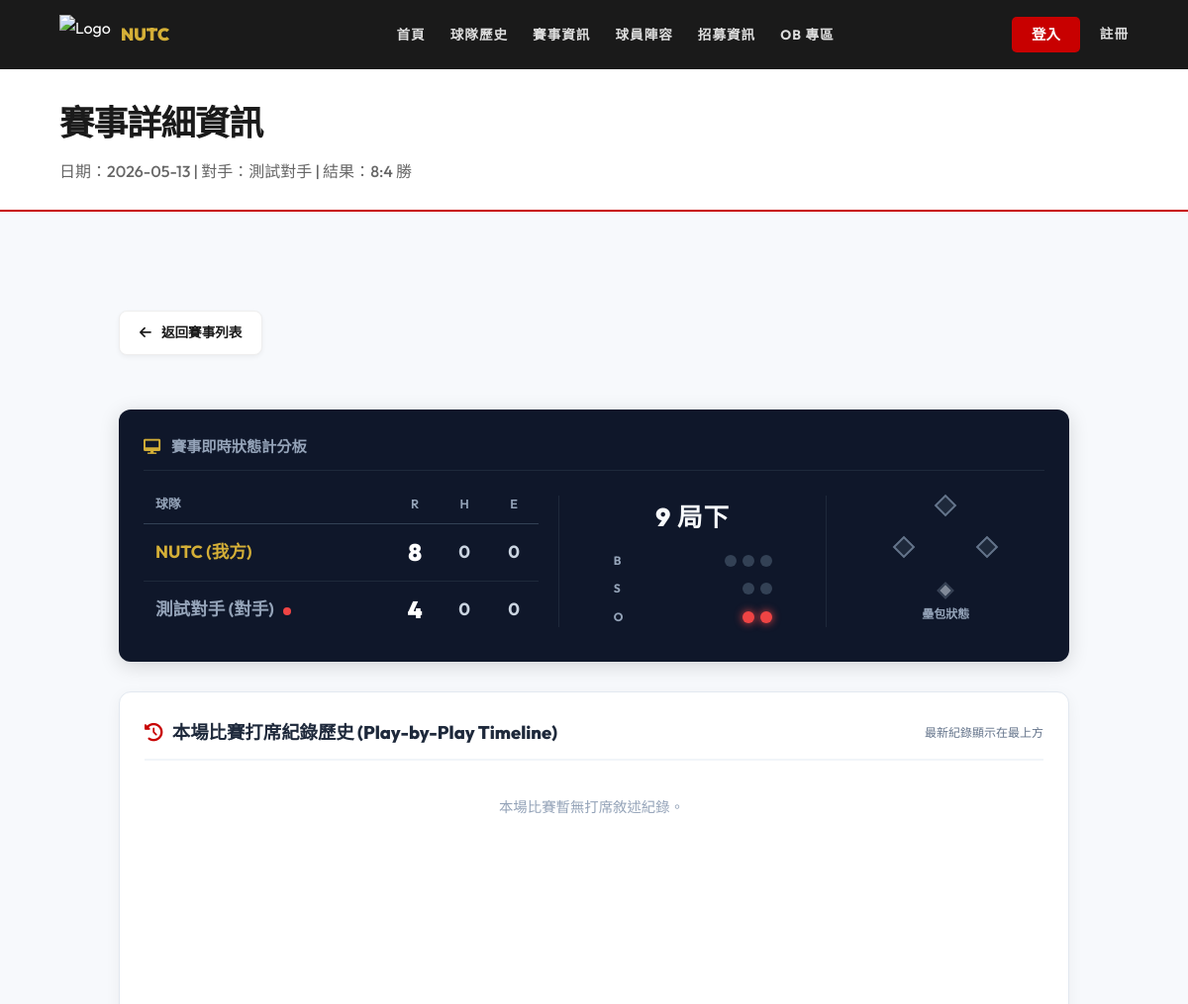
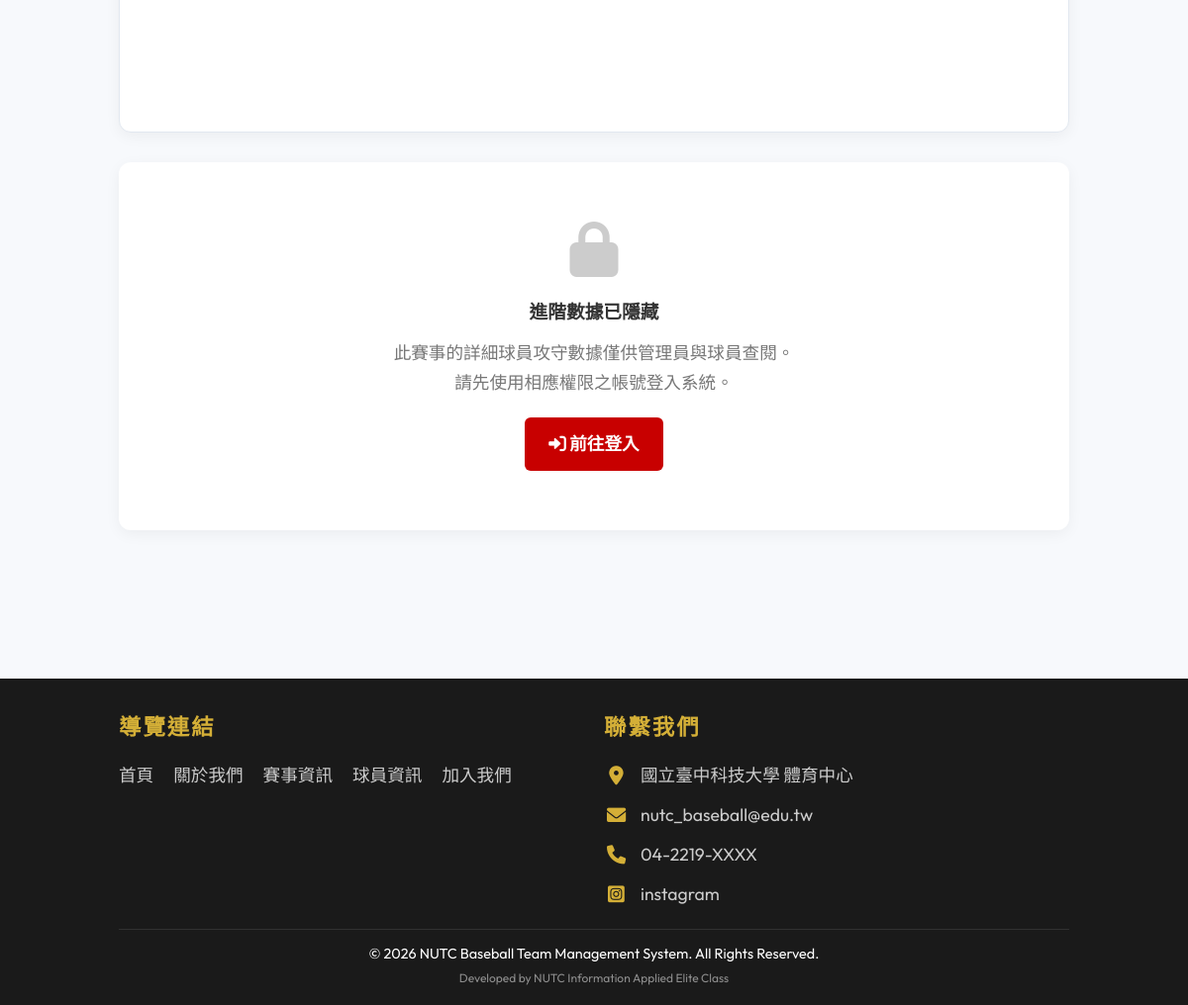
/game_detail.php?id=1, run on the app's committed database (2 pictures, top to bottom).
### tables this page shows
CREATE TABLE `game` (
  `Game_id` int(11) NOT NULL COMMENT '比賽識別碼',
  `Team_Id` int(11) NOT NULL COMMENT '關聯 Team.team_Id',
  `game_date` date DEFAULT NULL COMMENT '比賽日期',
  `game_time` time DEFAULT NULL COMMENT '比賽時間 (如: 12:30)',
  `location` varchar(100) DEFAULT NULL COMMENT '比賽地點',
  `opponent` varchar(1000) DEFAULT NULL,
  `result` varchar(10) DEFAULT NULL COMMENT '比賽結果 (如：14 vs 12 勝)',
  `batting_first` varchar(10) DEFAULT NULL COMMENT '先攻或後攻'
);

CREATE TABLE `game_live_state` (
  `game_id` int(11) NOT NULL,
  `current_batter_order` int(11) NOT NULL DEFAULT 1,
  `our_score` int(11) NOT NULL DEFAULT 0,
  `opponent_score` int(11) NOT NULL DEFAULT 0,
  `inning` int(11) NOT NULL DEFAULT 1,
  `is_top` tinyint(4) NOT NULL DEFAULT 0,
  `outs` int(11) NOT NULL DEFAULT 0,
  `balls` int(11) NOT NULL DEFAULT 0,
  `strikes` int(11) NOT NULL DEFAULT 0,
  `our_hits` int(11) NOT NULL DEFAULT 0,
  `opponent_hits` int(11) NOT NULL DEFAULT 0,
  `our_errors` int(11) NOT NULL DEFAULT 0,
  `opponent_errors` int(11) NOT NULL DEFAULT 0,
  `runner_first` tinyint(4) NOT NULL DEFAULT 0,
  `runner_second` tinyint(4) NOT NULL DEFAULT 0,
  `runner_third` tinyint(4) NOT NULL DEFAULT 0,
  `is_ended` tinyint(4) NOT NULL DEFAULT 0,
  `runner_first_id` int(11) DEFAULT NULL,
  `runner_second_id` int(11) DEFAULT NULL,
  `runner_third_id` int(11) DEFAULT NULL
);

CREATE TABLE `contact_us` (
  `id` int(11) NOT NULL,
  `icon_class` varchar(50) NOT NULL,
  `content_text` varchar(255) NOT NULL,
  `link` varchar(255) DEFAULT NULL
);

### game_detail.php (the view, shortened to what the rows shown need)
<?php
require_once 'includes/header.php';
$game_id = (int)$_GET['id'];
$game = $db->find('game', 'Game_id', $game_id);
$pdo = $db->getPdo();
$stmt = $pdo->prepare("SELECT * FROM game_live_state WHERE game_id = ?");
$stmt->execute([$game_id]);
$live_state = $stmt->fetch();
$is_our_offense = false;
$is_opp_offense = false;
if ($live_state) {
    $batting_first = isset($game['batting_first']) ? $game['batting_first'] : '後攻';
    if ($batting_first === '先攻') {
        $is_our_offense = ((int)$live_state['is_top'] == 1);
    } else {
        $is_our_offense = ((int)$live_state['is_top'] == 0);
    }
    $is_opp_offense = !$is_our_offense;
}
?>
<div class="page-header">
    <h1>賽事詳細資訊</h1>
    <p>日期：<?= htmlspecialchars($game['game_date']) ?> | 對手：<?= htmlspecialchars($game['opponent']) ?> | 結果：<?php
        if ($live_state && (int)($live_state['is_ended'] ?? 0) === 0 && empty($game['result'])) {
            echo '<span style="background: #ef4444; color: white; padding: 2px 8px; border-radius: 4px; font-weight: bold; font-size: 0.85em; display: inline-block; vertical-align: middle;"><i class="fas fa-broadcast-tower" style="margin-right: 4px;"></i>LIVE 即時直播中</span>';
        } else {
            echo htmlspecialchars($game['result'] ?: '未開始');
        }
    ?></p>
</div>
<section>
    <div class="container">
        <?php if ($live_state): ?>
            <div class="live-scoreboard-card" style="background: #0f172a; color: white; border-radius: 12px; padding: 25px; box-shadow: 0 4px 20px rgba(0,0,0,0.15); margin-bottom: 30px;">
                <h4 style="margin-top:0; border-bottom: 1px solid #1e293b; padding-bottom: 10px; color:#94a3b8; font-size:0.95rem; font-weight:700; margin-bottom: 15px;">
                    <i class="fas fa-desktop" style="color:var(--secondary); margin-right:8px;"></i> 賽事即時狀態計分板
                </h4>
                <div style="display: flex; flex-wrap: wrap; justify-content: space-between; align-items: center; gap: 20px;">
                    <div style="flex: 2; min-width: 320px;">
                        <table style="width: 100%; border-collapse: collapse; text-align: center; color: white; font-family: 'Outfit', sans-serif;">
                            <thead>
                                <tr style="border-bottom: 1px solid #334155; font-size: 0.8rem; color: #94a3b8; text-transform: uppercase;">
                                    <th style="text-align: left; padding: 8px 12px; font-weight: 600;">球隊</th>
                                    <th style="padding: 8px; font-weight: 600; width: 50px;">R</th>
                                    <th style="padding: 8px; font-weight: 600; width: 50px;">H</th>
                                    <th style="padding: 8px; font-weight: 600; width: 50px;">E</th>
                                </tr>
                            </thead>
                            <tbody>
                                <?php if ($batting_first === '先攻'): ?>
                                    <tr style="font-size: 1.1rem; border-bottom: 1px solid #1e293b;">
                                        <td style="text-align: left; padding: 12px; font-weight: 700; color: var(--secondary);">
                                            NUTC (我方)
                                        </td>
                                        <td style="font-size: 1.5rem; font-weight: 900; color: white; padding: 8px;"><?= $live_state['our_score'] ?></td>
                                        <td style="font-weight: 700; color: #cbd5e1; padding: 8px;"><?= $live_state['our_hits'] ?></td>
                                        <td style="font-weight: 700; color: #cbd5e1; padding: 8px;"><?= $live_state['our_errors'] ?></td>
                                    </tr>
                                    <tr style="font-size: 1.1rem;">
                                        <td style="text-align: left; padding: 12px; font-weight: 700; color: #94a3b8;">
                                            <?= htmlspecialchars($game['opponent']) ?> (對手)
                                            <?php if ($is_opp_offense): ?>
                                                <span style="display: inline-block; width: 8px; height: 8px; background: #ef4444; border-radius: 50%; margin-left: 6px;" title="進攻中"></span>
                                            <?php endif; ?>
                                        </td>
                                        <td style="font-size: 1.5rem; font-weight: 900; color: white; padding: 8px;"><?= $live_state['opponent_score'] ?></td>
                                        <td style="font-weight: 700; color: #cbd5e1; padding: 8px;"><?= $live_state['opponent_hits'] ?></td>
                                        <td style="font-weight: 700; color: #cbd5e1; padding: 8px;"><?= $live_state['opponent_errors'] ?></td>
                                    </tr>
                                <?php endif; ?>
                            </tbody>
                        </table>
                    </div>
                    <div style="flex: 1.2; min-width: 220px; display: flex; flex-direction: column; align-items: center; justify-content: center; border-left: 1px solid #1e293b; border-right: 1px solid #1e293b; padding: 0 15px; box-sizing: border-box;">
                        <div style="font-size: 1.6rem; font-weight: 900; color: #f8fafc; margin-bottom: 12px; letter-spacing: 1px;">
                            <?= $live_state['inning'] ?> 局<?= $live_state['is_top'] ? '上' : '下' ?>
                        </div>
                        <div style="display: flex; flex-direction: column; gap: 8px; width: 100%; max-width: 160px;">
                            <div style="display: flex; align-items: center; justify-content: space-between;">
                                <span style="font-size: 0.75rem; font-weight: 700; color: #94a3b8; width: 20px;">B</span>
                                <div style="display: flex; gap: 6px;">
                                    <?php for($i=1; $i<=3; $i++):
                                        $active = ($live_state['balls'] >= $i);
                                        $color = $active ? '#10b981' : '#334155';
                                        $shadow = $active ? 'box-shadow: 0 0 8px #10b981;' : '';
                                    ?>
                                        <span style="width: 12px; height: 12px; border-radius: 50%; background: <?= $color ?>; <?= $shadow ?> display: inline-block;"></span>
                                    <?php endfor; ?>
                                </div>
                            </div>
                            <div style="display: flex; align-items: center; justify-content: space-between;">
                                <span style="font-size: 0.75rem; font-weight: 700; color: #94a3b8; width: 20px;">S</span>
                                <div style="display: flex; gap: 6px;">
                                    <?php for($i=1; $i<=2; $i++):
                                        $active = ($live_state['strikes'] >= $i);
                                        $color = $active ? '#f59e0b' : '#334155';
                                        $shadow = $active ? 'box-shadow: 0 0 8px #f59e0b;' : '';
                                    ?>
                                        <span style="width: 12px; height: 12px; border-radius: 50%; background: <?= $color ?>; <?= $shadow ?> display: inline-block;"></span>
                                    <?php endfor; ?>
                                </div>
                            </div>
                            <div style="display: flex; align-items: center; justify-content: space-between;">
                                <span style="font-size: 0.75rem; font-weight: 700; color: #94a3b8; width: 20px;">O</span>
                                <div style="display: flex; gap: 6px;">
                                    <?php for($i=1; $i<=2; $i++):
                                        $active = ($live_state['outs'] >= $i);
                                        $color = $active ? '#ef4444' : '#334155';
                                        $shadow = $active ? 'box-shadow: 0 0 8px #ef4444;' : '';
                                    ?>
                                        <span style="width: 12px; height: 12px; border-radius: 50%; background: <?= $color ?>; <?= $shadow ?> display: inline-block;"></span>
                                    <?php endfor; ?>
                                </div>
                            </div>
                        </div>
                    </div>
                    <div style="flex: 1; min-width: 180px; display: flex; flex-direction: column; align-items: center; justify-content: center;">
                        <div style="position: relative; width: 100px; height: 100px; margin-bottom: 8px;">
                            <div style="position: absolute; top: 0; left: 42px; width: 16px; height: 16px; border: 2px solid #64748b; background: <?= $live_state['runner_second'] ? '#fbbf24' : '#1e293b' ?>; transform: rotate(45deg); <?= $live_state['runner_second'] ? 'box-shadow: 0 0 8px #fbbf24;' : '' ?>"></div>
                            <div style="position: absolute; top: 42px; left: 0; width: 16px; height: 16px; border: 2px solid #64748b; background: <?= $live_state['runner_third'] ? '#fbbf24' : '#1e293b' ?>; transform: rotate(45deg); <?= $live_state['runner_third'] ? 'box-shadow: 0 0 8px #fbbf24;' : '' ?>"></div>
                            <div style="position: absolute; top: 42px; right: 0; width: 16px; height: 16px; border: 2px solid #64748b; background: <?= $live_state['runner_first'] ? '#fbbf24' : '#1e293b' ?>; transform: rotate(45deg); <?= $live_state['runner_first'] ? 'box-shadow: 0 0 8px #fbbf24;' : '' ?>"></div>
                            <div style="position: absolute; bottom: 0; left: 44px; width: 12px; height: 12px; border: 2px solid #475569; background: #cbd5e1; transform: rotate(45deg); opacity: 0.6;"></div>
                        </div>
                        <div style="font-size: 0.75rem; color: #94a3b8; font-weight: 600;">壘包狀態</div>
                    </div>
                </div>
            </div>
        <?php endif; ?>
    </div>
</section>
<?php require_once 'includes/footer.php'; ?>

### includes/footer.php (shortened to what the rows shown need)
<?php
$contactInfos = $db->getAll('contact_us');
?>
<footer>
    <div class="footer-content">
        <div class="footer-section">
            <div class="footer-contact-list">
                <?php if (empty($contactInfos)): ?>
                    <p class="footer-contact-empty">尚未設定聯絡資訊</p>
                <?php else: ?>
                    <?php foreach ($contactInfos as $c): ?>
                        <p class="footer-contact-item">
                            <i class="<?= htmlspecialchars($c['icon_class']) ?>"></i>
                            <?php if (!empty($c['link'])): ?>
                                <a href="<?= htmlspecialchars($c['link']) ?>" target="_blank"><?= htmlspecialchars($c['content_text']) ?></a>
                            <?php else: ?>
                                <span><?= htmlspecialchars($c['content_text']) ?></span>
                            <?php endif; ?>
                        </p>
                    <?php endforeach; ?>
                <?php endif; ?>
            </div>
        </div>
    </div>
</footer>
</body>
</html>

### data on the page
game: game_date "2026-05-13", opponent "測試對手", result "8:4 勝"
game_live_state: our_score "8", our_hits "0", our_errors "0", opponent_score "4", opponent_hits "0", opponent_errors "0", inning "9"
contact_us: content_text "國立臺中科技大學 體育中心"
contact_us: content_text "nutc_baseball@edu.tw"
contact_us: content_text "04-2219-XXXX"
contact_us: content_text "instagram"
